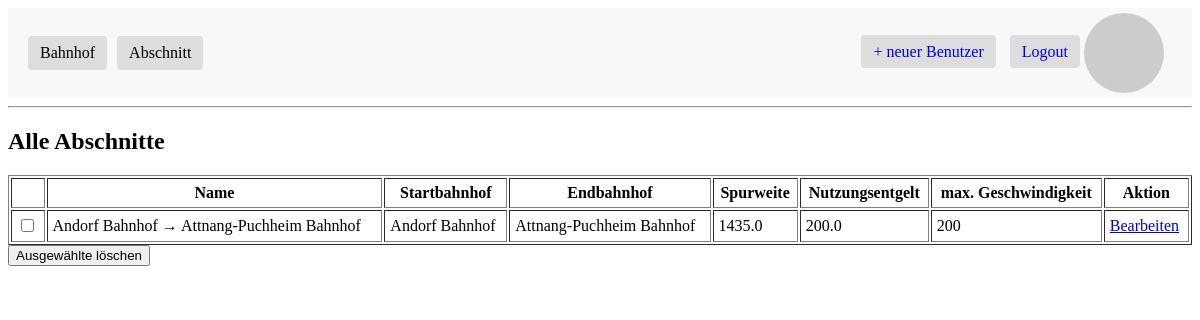
Screenshot of /abschnitt (signed in) with the database file from the repository.
### app/models.py (models this page shows, shortened)
class Abschnitt(db.Model):
    __tablename__ = 'abschnitt'
    abschnittId: so.Mapped[int] = so.mapped_column(primary_key=True)
    spurweite: so.Mapped[float] = so.mapped_column()
    nutzungsentgelt: so.Mapped[float] = so.mapped_column()
    max_geschwindigkeit: so.Mapped[int] = so.mapped_column()
    startBahnhofId: so.Mapped[int] = so.mapped_column(
        sa.ForeignKey('bahnhof.bahnhofId'),
        index=True,
        nullable=False
    )
    endBahnhofId: so.Mapped[int] = so.mapped_column(
        sa.ForeignKey('bahnhof.bahnhofId'),
        index=True,
        nullable=False
    )
    startBahnhof: so.Mapped["Bahnhof"] = so.relationship(
        "Bahnhof",
        foreign_keys=[startBahnhofId],
        back_populates="start_abschnitte"
    )
    endBahnhof: so.Mapped["Bahnhof"] = so.relationship(
        "Bahnhof",
        foreign_keys=[endBahnhofId],
        back_populates="end_abschnitte"
    )
    warnungen: so.WriteOnlyMapped['Warnung'] = so.relationship(
        "Warnung",
        secondary=abschnitt_warnung_m2m,
        primaryjoin=(abschnitt_warnung_m2m.c.abschnitt_id == abschnittId),
        secondaryjoin=(abschnitt_warnung_m2m.c.warnung_id == so.foreign(Warnung.warnungId)),
        back_populates='abschnitte',
        passive_deletes=True
    )
    __table_args__ = (
        db.CheckConstraint(
            "startBahnhofId <> endBahnhofId",
            name="check_start_end_ungleich"
        ),
    )
    @property
    def name(self):
        return f"{self.startBahnhof.name} → {self.endBahnhof.name}"

class Bahnhof (db.Model):
    __tablename__ = 'bahnhof'
    bahnhofId: so.Mapped[int] = so.mapped_column(primary_key=True)
    name: so.Mapped[str] = so.mapped_column(sa.String(64), index=True,
                                                unique=True)
    adresse: so.Mapped[str] = so.mapped_column(sa.String(120), index=True,
                                             unique=True)
    latitude: so.Mapped[float] = so.mapped_column(sa.Float, nullable=True)
    longitude: so.Mapped[float] = so.mapped_column(sa.Float, nullable=True)
    start_abschnitte: so.Mapped[list['Abschnitt']] = so.relationship(
            "Abschnitt",
            back_populates="startBahnhof",
            primaryjoin="Bahnhof.bahnhofId == Abschnitt.startBahnhofId"
    )
    end_abschnitte: so.Mapped[list['Abschnitt']] = so.relationship(
            "Abschnitt",
            back_populates="endBahnhof",
            primaryjoin="Bahnhof.bahnhofId == Abschnitt.endBahnhofId"
    )

### app/routes.py (the view)
@app.route('/abschnitt')
@login_required
def abschnitt():
    posts = Abschnitt.query.all()
    return render_template(
        'abschnitt.html',
        title='Home',
        posts=posts,
        role=current_user.role
    )

### app/models.py (called while the page is built)
@login.user_loader
def load_user(id):
    return db.session.get(User, int(id))

    def avatar(self, size):
        digest = md5(self.email.lower().encode('utf-8')).hexdigest()
        return f'https://www.gravatar.com/avatar/{digest}?d=identicon&s={size}'

### app/templates/abschnitt.html
{% extends "base.html" %}
{% block content %}
<h2>Alle Abschnitte</h2>
<div style="display: flex; gap: 20px;">
    <div style="flex: 1; overflow-y: auto; max-height: 80vh;">
        <form method="POST" action="{{ url_for('delete_multiple_abschnitt') }}">
            <table border="1" cellpadding="5" style="width:100%;">
                <tr>
                    {% if role.value != 'mitarbeiter' %}
                    <th></th>
                    {% endif %}
                    <th>Name</th>
                    <th>Startbahnhof</th>
                    <th>Endbahnhof</th>
                    <th>Spurweite</th>
                    <th>Nutzungsentgelt</th>
                    <th>max. Geschwindigkeit</th>
                    {% if role.value != 'mitarbeiter' %}
                    <th>Aktion</th>
                    {% endif %}
                </tr>
                {% for a in posts %}
                <tr>
                    {% if role.value != 'mitarbeiter' %}
                    <td><input type="checkbox" name="abschnitt_ids" value="{{ a.abschnittId }}"></td>
                    {% endif %}
                    <td>{{ a.name }}</td>
                    <td>{{ a.startBahnhof.name }}</td>
                    <td>{{ a.endBahnhof.name}}</td>
                    <td>{{ a.spurweite }}</td>
                    <td>{{ a.nutzungsentgelt }}</td>
                    <td>{{ a.max_geschwindigkeit }}</td>
                    {% if role.value != 'mitarbeiter' %}
                    <td>
                        <a href="{{ url_for('edit_abschnitt', abschnitt_id=a.abschnittId) }}">Bearbeiten</a>
                    </td>
                    {% endif %}
                </tr>
                {% endfor %}
            </table>
            {% if role.value != 'mitarbeiter' %}
            <button type="submit" onclick="return confirm('Willst du wirklich alle ausgewählten Abschnitte löschen?');">
                Ausgewählte löschen
            </button>
            {% endif %}
        </form>
    </div>
</div>
{% endblock %}

### rows the page displays
Abschnitt: name "Andorf Bahnhof → Attnang-Puchheim Bahnhof", startBahnhof.name "Andorf Bahnhof", endBahnhof.name "Attnang-Puchheim Bahnhof", spurweite "1435.0", nutzungsentgelt "200.0", max_geschwindigkeit "200"
